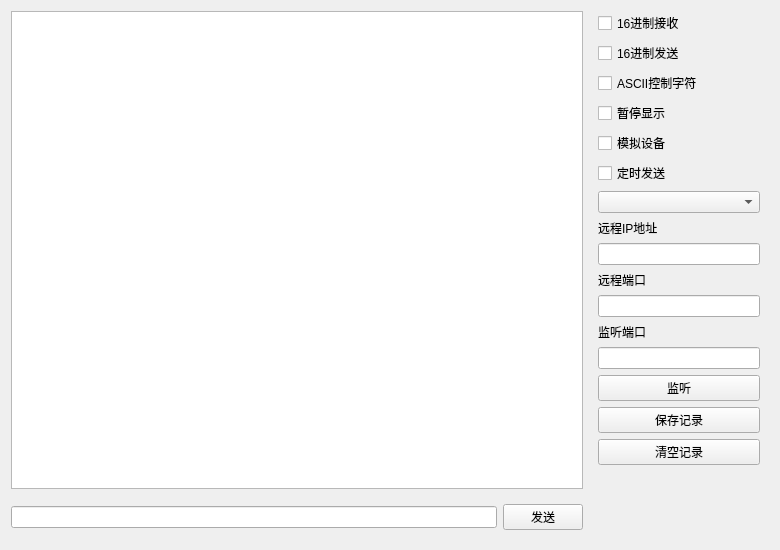
<?xml version="1.0" encoding="UTF-8"?>
<ui version="4.0">
 <class>tabUDPServer</class>
 <widget class="QWidget" name="tabUDPServer">
  <property name="geometry">
   <rect>
    <x>0</x>
    <y>0</y>
    <width>780</width>
    <height>550</height>
   </rect>
  </property>
  <property name="windowTitle">
   <string>Form</string>
  </property>
  <layout class="QGridLayout" name="gridLayout">
   <item row="0" column="0">
    <widget class="QTextEdit" name="textEdit"/>
   </item>
   <item row="0" column="1" rowspan="2">
    <widget class="QWidget" name="widget" native="true">
     <property name="maximumSize">
      <size>
       <width>180</width>
       <height>16777215</height>
      </size>
     </property>
     <layout class="QVBoxLayout" name="verticalLayout">
      <property name="topMargin">
       <number>0</number>
      </property>
      <property name="bottomMargin">
       <number>0</number>
      </property>
      <item>
       <widget class="QCheckBox" name="checkBoxHexReceive">
        <property name="text">
         <string>16进制接收</string>
        </property>
       </widget>
      </item>
      <item>
       <widget class="QCheckBox" name="checkBoxHexSend">
        <property name="text">
         <string>16进制发送</string>
        </property>
       </widget>
      </item>
      <item>
       <widget class="QCheckBox" name="checkBoxASCII">
        <property name="text">
         <string>ASCII控制字符</string>
        </property>
       </widget>
      </item>
      <item>
       <widget class="QCheckBox" name="checkBoxPauseShow">
        <property name="text">
         <string>暂停显示</string>
        </property>
       </widget>
      </item>
      <item>
       <widget class="QCheckBox" name="checkBoxDebug">
        <property name="text">
         <string>模拟设备</string>
        </property>
       </widget>
      </item>
      <item>
       <widget class="QCheckBox" name="checkBoxTimingSend">
        <property name="text">
         <string>定时发送</string>
        </property>
       </widget>
      </item>
      <item>
       <widget class="QComboBox" name="comboBoxInterval"/>
      </item>
      <item>
       <widget class="QLabel" name="labelServerIP">
        <property name="text">
         <string>远程IP地址</string>
        </property>
       </widget>
      </item>
      <item>
       <widget class="QLineEdit" name="lineEditServerIP"/>
      </item>
      <item>
       <widget class="QLabel" name="labelServerPort">
        <property name="text">
         <string>远程端口</string>
        </property>
       </widget>
      </item>
      <item>
       <widget class="QLineEdit" name="lineEditServerPort"/>
      </item>
      <item>
       <widget class="QLabel" name="labelListenPort">
        <property name="text">
         <string>监听端口</string>
        </property>
       </widget>
      </item>
      <item>
       <widget class="QLineEdit" name="lineEditListenPort"/>
      </item>
      <item>
       <widget class="QPushButton" name="pushButtonListen">
        <property name="text">
         <string>监听</string>
        </property>
       </widget>
      </item>
      <item>
       <widget class="QPushButton" name="pushButtonSave">
        <property name="text">
         <string>保存记录</string>
        </property>
       </widget>
      </item>
      <item>
       <widget class="QPushButton" name="pushButtonClear">
        <property name="text">
         <string>清空记录</string>
        </property>
       </widget>
      </item>
      <item>
       <spacer name="verticalSpacer">
        <property name="orientation">
         <enum>Qt::Vertical</enum>
        </property>
        <property name="sizeHint" stdset="0">
         <size>
          <width>20</width>
          <height>40</height>
         </size>
        </property>
       </spacer>
      </item>
     </layout>
    </widget>
   </item>
   <item row="1" column="0">
    <widget class="QWidget" name="widget_2" native="true">
     <layout class="QHBoxLayout" name="horizontalLayout">
      <property name="leftMargin">
       <number>0</number>
      </property>
      <property name="rightMargin">
       <number>0</number>
      </property>
      <item>
       <widget class="QLineEdit" name="lineEditData"/>
      </item>
      <item>
       <widget class="QPushButton" name="pushButtonSend">
        <property name="text">
         <string>发送</string>
        </property>
        <property name="shortcut">
         <string>Return</string>
        </property>
       </widget>
      </item>
     </layout>
    </widget>
   </item>
  </layout>
 </widget>
 <tabstops>
  <tabstop>textEdit</tabstop>
  <tabstop>lineEditData</tabstop>
  <tabstop>pushButtonSend</tabstop>
  <tabstop>checkBoxHexReceive</tabstop>
  <tabstop>checkBoxHexSend</tabstop>
  <tabstop>checkBoxASCII</tabstop>
  <tabstop>checkBoxPauseShow</tabstop>
  <tabstop>checkBoxDebug</tabstop>
  <tabstop>checkBoxTimingSend</tabstop>
  <tabstop>comboBoxInterval</tabstop>
  <tabstop>lineEditServerIP</tabstop>
  <tabstop>lineEditServerPort</tabstop>
  <tabstop>lineEditListenPort</tabstop>
  <tabstop>pushButtonListen</tabstop>
  <tabstop>pushButtonSave</tabstop>
  <tabstop>pushButtonClear</tabstop>
 </tabstops>
 <resources/>
 <connections/>
</ui>
